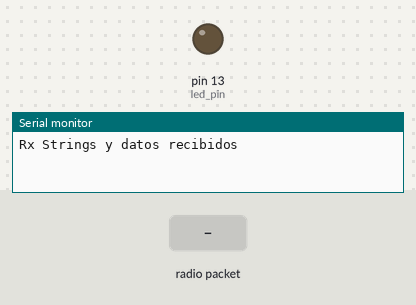
Recording of a sketch running on a simulated Arduino Uno, built with avr-gcc and run on an emulated ATmega328P. On the bench: output pins drawn as LEDs (lit = HIGH), the last lines printed to the serial monitor. Inputs (shaded band) come from the test bench. No radio packets arrive unless stated.

Above: at 2.2 s.
2.3 s: radio packet "1" arrives
At 3.5 s:
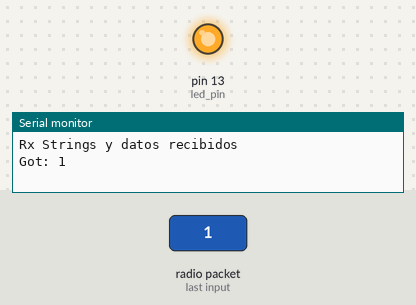
Timing chart, 0 to 5.3 s (numbered marks = the images above; inputs shaded):
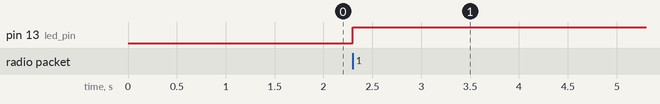

Measured:
- after the input at 2.3 s, pin 13 (led_pin): LOW → HIGH at once

The sketch:

rxvw.ino
```cpp
// (licence header left out)
#include <VirtualWire.h>

const int led_pin = 13;
const int transmit_pin = 12;
const int receive_pin = 11;
const int transmit_en_pin = 3;
String str;
void setup()
{
    delay(1000);
    Serial.begin(9600);	// Debugging only
    Serial.println("Rx Strings y datos recibidos");

    // Initialise the IO and ISR
    vw_set_tx_pin(transmit_pin);
    vw_set_rx_pin(receive_pin);
    vw_set_ptt_pin(transmit_en_pin);
    vw_set_ptt_inverted(true); // Required for DR3100
    vw_setup(2000);	 // Bits per sec

    vw_rx_start();       // Start the receiver PLL running

    pinMode(led_pin, OUTPUT);
}

void loop()
{
    uint8_t buf[VW_MAX_MESSAGE_LEN];
    uint8_t buflen = VW_MAX_MESSAGE_LEN;

    if (vw_get_message(buf, &buflen)) // Non-blocking
    {
	int i;

        digitalWrite(led_pin, HIGH); // Flash a light to show received good message
	// Message with a good checksum received, dump it.
	Serial.print("Got: ");

	for (i = 0; i < buflen; i++)
	{
//	    Serial.print(buf[i], HEX);
//	    Serial.print(' ');
      str += char(buf[i]);
	}

	Serial.println(str);
  str ="";
  }
}
```
